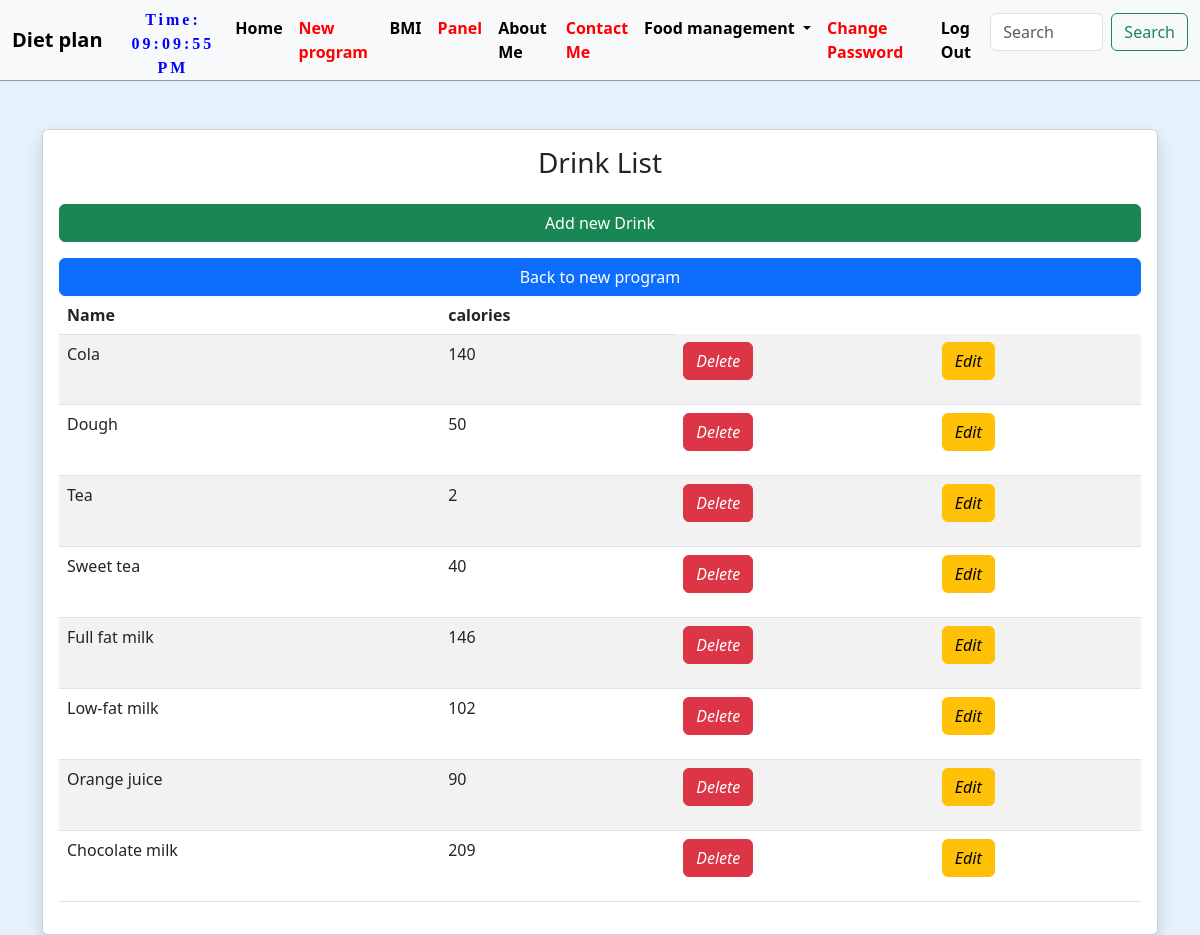
The page /food/drink/list/ (signed in) on the database its author committed.
### foods/models.py (models this page shows, shortened)
class drink(models.Model):
    name = models.CharField(("Drink name"),max_length=200,blank=False,unique=True,null= True)
    cal = models.PositiveIntegerField(("Drink calories"),help_text="Kcal",blank=False,null=True)

### foods/views.py (the view)
# urls.py: path('food/drink/list/', DrinkListView.as_view(), name='drink_list'),
class DrinkListView(LoginRequiredMixin,ListView):
    model = drink
    template_name = 'drink_list.html'

### templates/drink_list.html (shortened to what this page needs)
{% extends 'base.html' %}
{% block content %}
<head>
</head>
    <div class="container mt-5 w-100" >
        <div class="card shadow" >
            <div class="card-body" >
                <h3 class="text-center">Drink List</h3>
                <a href="{% url 'drink_new' %}" class="w-100 mt-3 btn btn-success"> Add new Drink</a>
                <a href="{% url 'program_new' %}" class="w-100 mt-3 btn btn-primary ml-2"> Back to new program</a>
                <table class="table table-striped table-hover">
                    <thead>
                        <tr>
                            <th scope="col">Name</th>
                            <th scope="col">calories</th>
                        </tr>
                    </thead>
                    <tbody>
                        {% for drink in object_list %}
                            <tr>
                                <td>{{ drink.name }}</td>
                                <td>{{ drink.cal }}</td>
                                <td>
                                    <form method="post">
                                        <a href="{% url 'drink_delete' drink.pk %}" class="btn btn-danger"><i class="bi bi-trash">Delete</i></a>
                                    </form>
                                </td>
                                <td>
                                    <form method="post">
                                        <a href="{% url 'drink_edit' drink.pk %}" class="btn btn-warning"><i class="bi bi-trash">Edit</i></a>
                                    </form>
                                </td>
                            </tr>
                        {% endfor %}
                    </tbody>
                </table>
            </div>
        </div>
    </div>
{% endblock content %}

### static/css/base.css (style rules this page uses)
body { font-family: 'Source Sans Pro', sans-serif; font-size: 18px; }

### rows shown on the page
drink: name "Cola", cal "140"
drink: name "Dough", cal "50"
drink: name "Tea", cal "2"
drink: name "Sweet tea", cal "40"
drink: name "Full fat milk", cal "146"
drink: name "Low-fat milk", cal "102"
drink: name "Orange juice", cal "90"
drink: name "Chocolate milk", cal "209"
